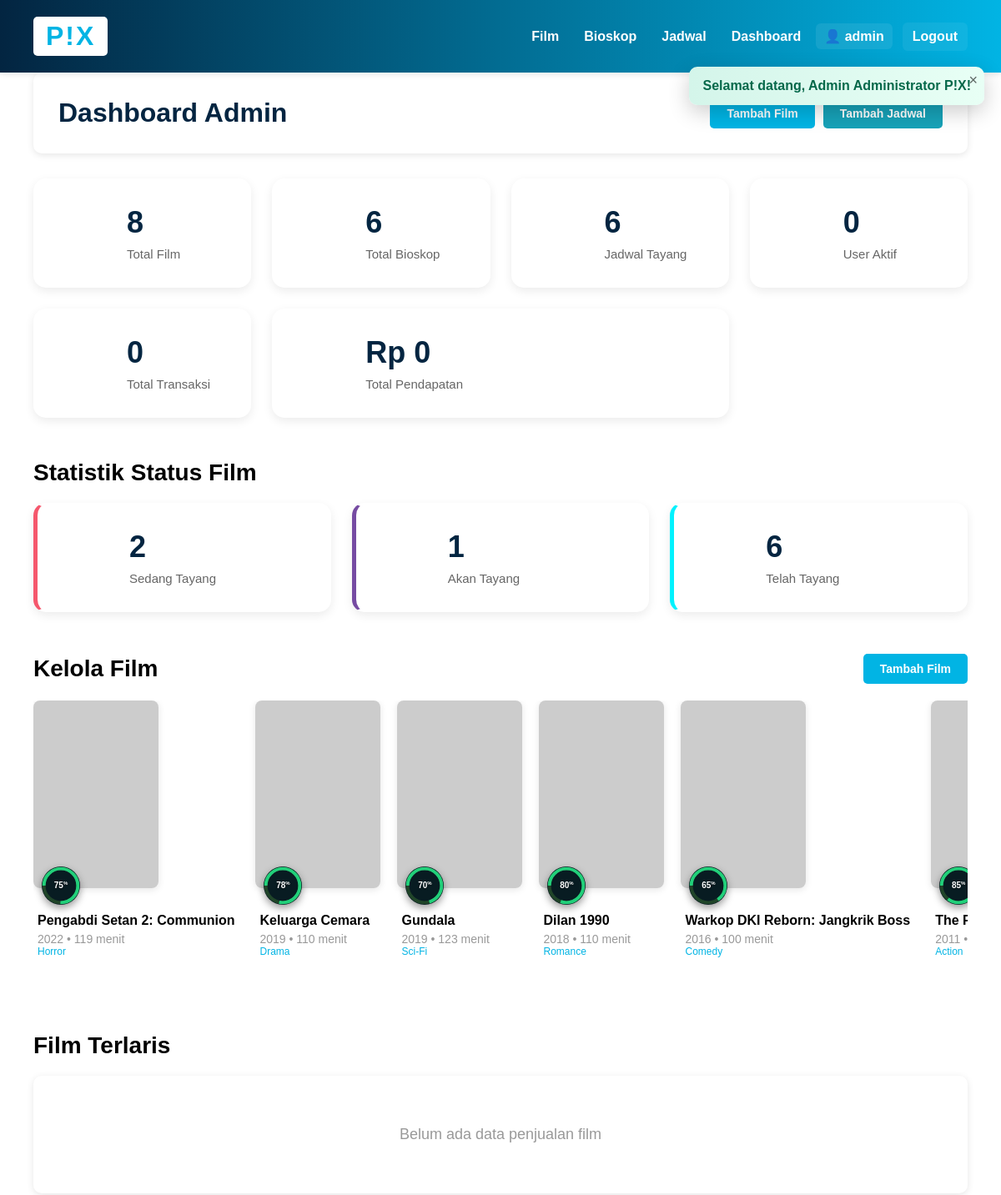
/index.php?module=admin&action=dashboard (signed in, upper part), run on an earlier commit of the app's database.
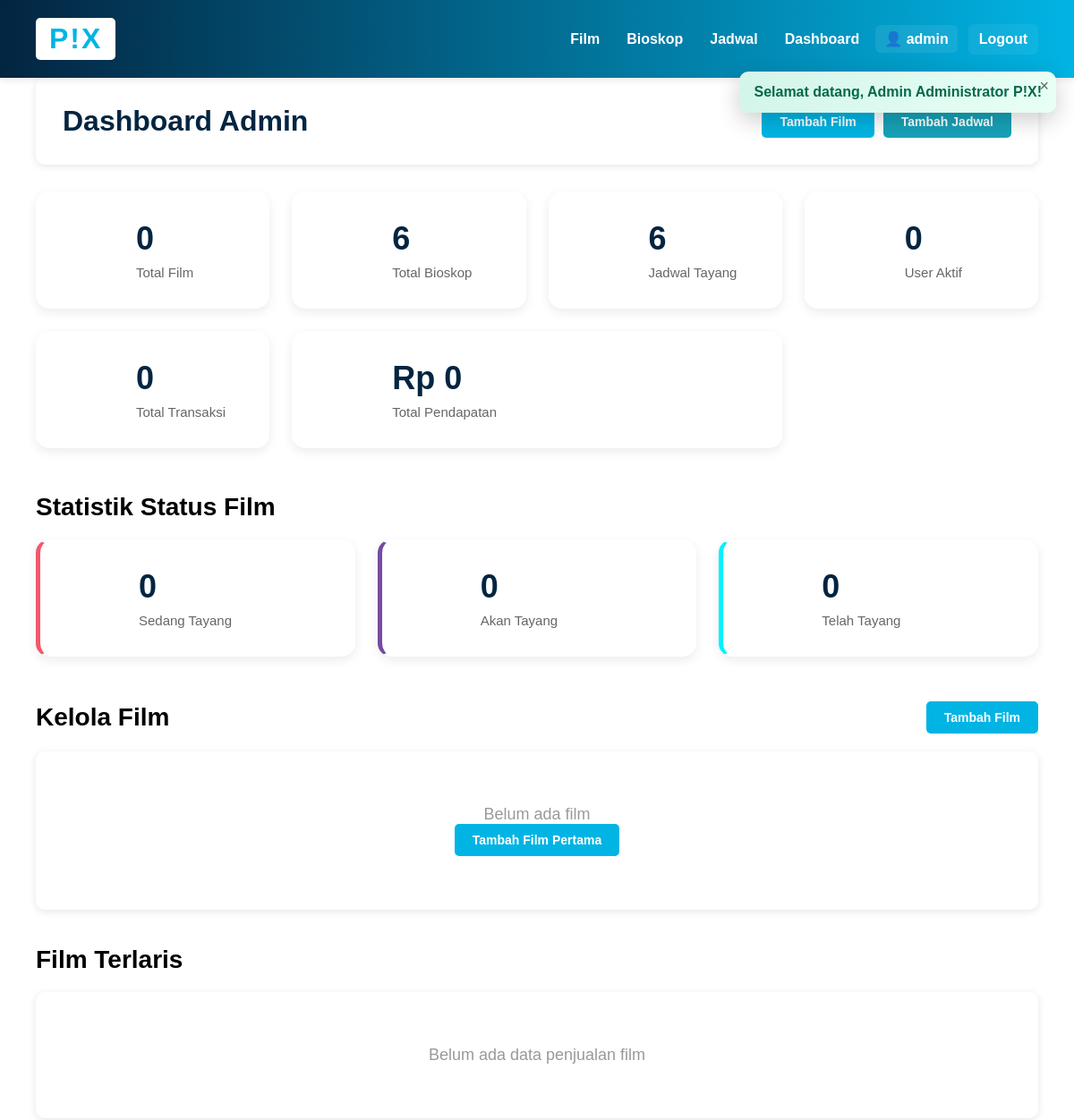
And on a later commit of the database.
### tables this page shows
CREATE TABLE Film (
    id_film INT PRIMARY KEY AUTO_INCREMENT,
    judul_film VARCHAR(200) NOT NULL,
    tahun_rilis YEAR NOT NULL,
    durasi_menit INT NOT NULL,
    sipnosis TEXT,
    rating DECIMAL(3,1),
    poster_url VARCHAR(500) DEFAULT 'https://via.placeholder.com/300x450',
    id_genre INT,
    created_at TIMESTAMP DEFAULT CURRENT_TIMESTAMP,
    updated_at TIMESTAMP DEFAULT CURRENT_TIMESTAMP ON UPDATE CURRENT_TIMESTAMP,
    FOREIGN KEY (id_genre) REFERENCES Genre(id_genre) ON DELETE SET NULL
);

CREATE TABLE Genre (
    id_genre INT PRIMARY KEY AUTO_INCREMENT,
    nama_genre VARCHAR(50) NOT NULL,
    deskripsi TEXT,
    created_at TIMESTAMP DEFAULT CURRENT_TIMESTAMP
);

### controllers/AdminController.php (called while the page is built, shortened)
<?php
require_once 'config/database.php';
require_once 'models/Film.php';
require_once 'models/Transaksi.php';
require_once 'models/QueryBuilder.php';
class AdminController {
    private $db;
    private $film;
    private $transaksi;
    private $qb;
    public function __construct() {
        $database = new Database();
        $this->db = $database->getConnection();
        $this->film = new Film($this->db);
        $this->transaksi = new Transaksi($this->db);
        $this->qb = new QueryBuilder($this->db);
    }
    public function dashboard() {
        $totalFilms = $this->qb->reset()->table('Film')->count();
        $totalBioskops = $this->qb->reset()->table('Bioskop')->count();
        $totalJadwals = $this->qb->reset()->table('Jadwal_Tayang')->count();
        $totalUsers = $this->qb->reset()->table('User')->count();
        $totalTransaksi = $this->transaksi->countTotal();
        $totalRevenue = $this->transaksi->getTotalRevenue();
        $query = "SELECT
                    f.id_film,
                    f.judul_film,
                    f.poster_url,
                    COUNT(DISTINCT t.id_transaksi) as total_transaksi,
                    COALESCE(SUM(t.jumlah_tiket), 0) as total_tiket,
                    COALESCE(SUM(t.total_harga), 0) as total_pendapatan
                  FROM Film f
                  LEFT JOIN Jadwal_Tayang jt ON f.id_film = jt.id_film
                  LEFT JOIN Detail_Transaksi dt ON jt.id_tayang = dt.id_jadwal_tayang
                  LEFT JOIN Transaksi t ON dt.id_transaksi = t.id_transaksi
                    AND t.status_pembayaran = 'berhasil'
                  GROUP BY f.id_film, f.judul_film, f.poster_url
                  HAVING total_tiket > 0
                  ORDER BY total_tiket DESC
                  LIMIT 5";
        $stmt = $this->db->prepare($query);
        $stmt->execute();
        $topFilms = $stmt->fetchAll(PDO::FETCH_ASSOC);
        $stmt = $this->film->readAll();
        $films = $stmt->fetchAll(PDO::FETCH_ASSOC);
        require_once 'views/admin/dashboard.php';
    }
}
?>

### config/database.php (called while the page is built, shortened)
<?php
class Database {
    private $host = "localhost";
    private $db_name = "pix_database";
    private $username = "root";
    private $password = "";
    public function getConnection() {
        $this->conn = null;
        try {
            $this->conn = new PDO(
                "mysql:host=" . $this->host . ";dbname=" . $this->db_name,
                $this->username,
                $this->password
            );
            $this->conn->setAttribute(PDO::ATTR_ERRMODE, PDO::ERRMODE_EXCEPTION);
            $this->conn->exec("set names utf8mb4");
        } catch(PDOException $exception) {
            echo "Connection error: " . $exception->getMessage();
        }
        return $this->conn;
    }
}
?>

### models/QueryBuilder.php (called while the page is built, shortened)
<?php
class QueryBuilder {
    private $pdo;
    private $table;
    private $bindings = [];
    private $select = '*';
    private $joins = [];
    private $wheres = [];
    private $orderBy = [];
    public function __construct($pdo) {
        $this->pdo = $pdo;
    }
    public function table($table) {
        $this->table = $table;
        return $this;
    }
    public function select($columns = '*') {
        if (is_array($columns)) {
            $this->select = implode(', ', $columns);
        } else {
            $this->select = $columns;
        }
        return $this;
    }
    public function join($table, $first, $operator, $second, $type = 'INNER') {
        $this->joins[] = "$type JOIN $table ON $first $operator $second";
        return $this;
    }
    public function leftJoin($table, $first, $operator, $second) {
        return $this->join($table, $first, $operator, $second, 'LEFT');
    }
    public function where($column, $operator, $value = null) {
        $placeholder = ':where_' . count($this->bindings);
        $this->wheres[] = "$column $operator $placeholder";
        $this->bindings[$placeholder] = $value;
        return $this;
    }
    public function orderBy($column, $direction = 'ASC') {
        $this->orderBy[] = "$column $direction";
        return $this;
    }
    private function buildSelectQuery() {
        $query = "SELECT {$this->select} FROM {$this->table}";
        if (!empty($this->joins)) {
            $query .= ' ' . implode(' ', $this->joins);
        }
        if (!empty($this->wheres)) {
            $query .= ' WHERE ' . implode(' AND ', $this->wheres);
        }
        if (!empty($this->orderBy)) {
            $query .= ' ORDER BY ' . implode(', ', $this->orderBy);
        }
        return $query;
    }
    public function get() {
        $query = $this->buildSelectQuery();
        $stmt = $this->pdo->prepare($query);
        $stmt->execute($this->bindings);
        return $stmt;
    }
    public function count() {
        $originalSelect = $this->select;
        $this->select = 'COUNT(*) as total';
        $query = $this->buildSelectQuery();
        $stmt = $this->pdo->prepare($query);
        $stmt->execute($this->bindings);
        $result = $stmt->fetch(PDO::FETCH_ASSOC);
        $this->select = $originalSelect;
        return (int) $result['total'];
    }
    public function reset() {
        $this->bindings = [];
        $this->select = '*';
        $this->joins = [];
        $this->wheres = [];
        $this->orderBy = [];
        $this->limit = null;
        $this->offset = null;
        return $this;
    }
}
?>

### models/Transaksi.php (called while the page is built, shortened)
<?php
require_once 'models/QueryBuilder.php';
class Transaksi {
    private $conn;
    private $qb;
    private $table_name = "Transaksi";
    public function __construct($db) {
        $this->conn = $db;
        $this->qb = new QueryBuilder($db);
    }
    public function countTotal() {
        return $this->qb->reset()
            ->table($this->table_name)
            ->count();
    }
    public function getTotalRevenue() {
        $query = "SELECT SUM(total_harga) as total FROM " . $this->table_name . "
                  WHERE status_pembayaran = 'berhasil'";
        $stmt = $this->conn->prepare($query);
        $stmt->execute();
        $row = $stmt->fetch(PDO::FETCH_ASSOC);
        return $row['total'] ?? 0;
    }
}
?>

### models/Film.php (called while the page is built, shortened)
<?php
require_once 'models/QueryBuilder.php';
class Film {
    private $conn;
    private $qb;
    private $table_name = "Film";
    public function __construct($db) {
        $this->conn = $db;
        $this->qb = new QueryBuilder($db);
    }
    public function readAll() {
        $stmt = $this->qb->reset()
            ->table($this->table_name . ' f')
            ->select('f.*, g.nama_genre')
            ->leftJoin('Genre g', 'f.id_genre', '=', 'g.id_genre')
            ->orderBy('f.tahun_rilis', 'DESC')
            ->get();
        return $stmt;
    }
public function readAkanTayang() {
    $query = "SELECT DISTINCT f.*, g.nama_genre
              FROM " . $this->table_name . " f
              LEFT JOIN Genre g ON f.id_genre = g.id_genre
              LEFT JOIN Jadwal_Tayang jt ON f.id_film = jt.id_film
              WHERE jt.tanggal_tayang > CURDATE()
                AND NOT EXISTS (
                    SELECT 1 FROM Jadwal_Tayang jt2
                    WHERE jt2.id_film = f.id_film
                    AND jt2.tanggal_tayang <= CURDATE()
                )
              GROUP BY f.id_film
              ORDER BY f.tahun_rilis DESC";
    $stmt = $this->conn->prepare($query);
    $stmt->execute();
    return $stmt;
}
public function readSedangTayang() {
    $query = "SELECT DISTINCT f.*, g.nama_genre
              FROM " . $this->table_name . " f
              LEFT JOIN Genre g ON f.id_genre = g.id_genre
              INNER JOIN Jadwal_Tayang jt ON f.id_film = jt.id_film
              WHERE CONCAT(jt.tanggal_tayang, ' ', jt.jam_selesai) >= NOW()
                AND jt.tanggal_tayang <= DATE_ADD(CURDATE(), INTERVAL 7 DAY)
              GROUP BY f.id_film
              ORDER BY f.tahun_rilis DESC";
    $stmt = $this->conn->prepare($query);
    $stmt->execute();
    return $stmt;
}
public function readTelahTayang() {
    $query = "SELECT DISTINCT f.*, g.nama_genre
              FROM " . $this->table_name . " f
              LEFT JOIN Genre g ON f.id_genre = g.id_genre
              LEFT JOIN Jadwal_Tayang jt ON f.id_film = jt.id_film
              WHERE NOT EXISTS (
                    SELECT 1 FROM Jadwal_Tayang jt2
                    WHERE jt2.id_film = f.id_film
                    AND CONCAT(jt2.tanggal_tayang, ' ', jt2.jam_selesai) >= NOW()
                )
              GROUP BY f.id_film
              ORDER BY f.tahun_rilis DESC";
    $stmt = $this->conn->prepare($query);
    $stmt->execute();
    return $stmt;
}
public function countByStatus($status) {
    switch($status) {
        case 'akan_tayang':
            $stmt = $this->readAkanTayang();
            break;
        case 'sedang_tayang':
            $stmt = $this->readSedangTayang();
            break;
        case 'telah_tayang':
            $stmt = $this->readTelahTayang();
            break;
    }
    return $stmt->rowCount();
}
}
?>

### views/admin/dashboard.php (the view, shortened to what the changed rows need)
<?php require_once 'views/layouts/header.php'; ?>
<div class="container">
    <div class="header-section">
        <h1>Dashboard Admin</h1>
        <div style="display: flex; gap: 10px;">
            <a href="index.php?module=admin&action=createFilm" class="btn btn-primary">Tambah Film</a>
            <a href="index.php?module=jadwal&action=create" class="btn btn-info">Tambah Jadwal</a>
        </div>
    </div>
    <div class="stats-grid">
        <div class="stat-card">
            <div class="stat-info">
                <h3><?php echo $totalFilms; ?></h3>
                <p>Total Film</p>
            </div>
        </div>
        <div class="stat-card">
            <div class="stat-info">
                <h3><?php echo $totalBioskops; ?></h3>
                <p>Total Bioskop</p>
            </div>
        </div>
        <div class="stat-card">
            <div class="stat-info">
                <h3><?php echo $totalJadwals; ?></h3>
                <p>Jadwal Tayang</p>
            </div>
        </div>
        <div class="stat-card">
            <div class="stat-info">
                <h3><?php echo $totalUsers; ?></h3>
                <p>User Aktif</p>
            </div>
        </div>
        <div class="stat-card">
            <div class="stat-info">
                <h3><?php echo $totalTransaksi; ?></h3>
                <p>Total Transaksi</p>
            </div>
        </div>
        <div class="stat-card" style="grid-column: span 2;">
            <div class="stat-info">
                <h3>Rp <?php echo number_format($totalRevenue, 0, ',', '.'); ?></h3>
                <p>Total Pendapatan</p>
            </div>
        </div>
    </div>
    <div class="section-header" style="margin-top: 40px;">
        <h2> Statistik Status Film</h2>
    </div>
    <div class="stats-grid" style="grid-template-columns: repeat(3, 1fr);">
        <?php
        require_once 'models/Film.php';
        $filmModel = new Film($this->db);
        $countSedangTayang = $filmModel->countByStatus('sedang_tayang');
        $countAkanTayang = $filmModel->countByStatus('akan_tayang');
        $countTelahTayang = $filmModel->countByStatus('telah_tayang');
        ?>
        <div class="stat-card" style="border-left: 5px solid #f5576c;">
            <div class="stat-info">
                <h3><?php echo $countSedangTayang; ?></h3>
                <p>Sedang Tayang</p>
            </div>
        </div>
        <div class="stat-card" style="border-left: 5px solid #764ba2;">
            <div class="stat-info">
                <h3><?php echo $countAkanTayang; ?></h3>
                <p>Akan Tayang</p>
            </div>
        </div>
        <div class="stat-card" style="border-left: 5px solid #00f2fe;">
            <div class="stat-info">
                <h3><?php echo $countTelahTayang; ?></h3>
                <p>Telah Tayang</p>
            </div>
        </div>
    </div>
    <div class="section-header" style="margin-top: 40px;">
        <h2>Kelola Film</h2>
        <a href="index.php?module=admin&action=createFilm" class="btn btn-primary">Tambah Film</a>
    </div>
    <?php if(empty($films)): ?>
        <div class="empty-state">
            <p>Belum ada film</p>
            <a href="index.php?module=admin&action=createFilm" class="btn btn-primary">Tambah Film Pertama</a>
        </div>
    <?php else: ?>
        <div class="movie-scroll" style="margin-bottom: 40px;">
            <?php foreach($films as $film): ?>
                <div class="movie-card-scroll">
                    <div class="movie-poster-scroll">
                        <img src="<?php echo htmlspecialchars($film['poster_url'] ?? 'https://via.placeholder.com/150x225'); ?>"
                             alt="<?php echo htmlspecialchars($film['judul_film']); ?>">
                        <div class="rating-badge">
                            <span class="rating-circle">
                                <svg viewBox="0 0 36 36">
                                    <path d="M18 2.0845 a 15.9155 15.9155 0 0 1 0 31.831 a 15.9155 15.9155 0 0 1 0 -31.831"
                                        fill="none" stroke="#204529" stroke-width="3"/>
                                    <path d="M18 2.0845 a 15.9155 15.9155 0 0 1 0 31.831 a 15.9155 15.9155 0 0 1 0 -31.831"
                                        fill="none" stroke="#21d07a" stroke-width="3"
                                        stroke-dasharray="<?php echo ($film['rating'] * 10) . ', 100'; ?>"/>
                                </svg>
                                <span class="rating-number"><?php echo number_format($film['rating'] * 10, 0); ?></span>
                            </span>
                        </div>
                    </div>
                    <div class="movie-info-scroll">
                        <h3><?php echo htmlspecialchars($film['judul_film']); ?></h3>
                        <p class="movie-date"><?php echo $film['tahun_rilis']; ?> • <?php echo $film['durasi_menit']; ?> menit</p>
                        <p style="font-size: 12px; color: #01b4e4;">
                            <?php echo htmlspecialchars($film['nama_genre'] ?? 'No Genre'); ?>
                        </p>
                    </div>
                </div>
            <?php endforeach; ?>
        </div>
    <?php endif; ?>
    <div class="section-header" style="margin-top: 40px;">
        <h2>Film Terlaris</h2>
    </div>
    <?php if(empty($topFilms)): ?>
        <div class="empty-state">
            <p>Belum ada data penjualan film</p>
        </div>
    <?php endif; ?>
</div>
<?php require_once 'views/layouts/footer.php'; ?>

What changed in the data, as far as the page shows it:
removed film: $film['rating']*10 "75", judul_film "Pengabdi Setan 2: Communion", tahun_rilis "2022", durasi_menit "119", id_genre.nama_genre "Horror"
removed film: $film['rating']*10 "78", judul_film "Keluarga Cemara", tahun_rilis "2019", durasi_menit "110", id_genre.nama_genre "Drama"
removed film: $film['rating']*10 "70", judul_film "Gundala", tahun_rilis "2019", durasi_menit "123", id_genre.nama_genre "Sci-Fi"
removed film: $film['rating']*10 "80", judul_film "Dilan 1990", tahun_rilis "2018", durasi_menit "110", id_genre.nama_genre "Romance"
removed film: $film['rating']*10 "65", judul_film "Warkop DKI Reborn: Jangkrik Boss", tahun_rilis "2016", durasi_menit "100", id_genre.nama_genre "Comedy"
removed film: $film['rating']*10 "85", judul_film "The…", tahun_rilis "2011", id_genre.nama_genre "Action"
Also different on the page:
$totalFilms: "8" → "0"
$countSedangTayang: "2" → "0"
$countAkanTayang: "1" → "0"
$countTelahTayang: "6" → "0"
text now shown: "Belum ada film Tambah Film Pertama"
